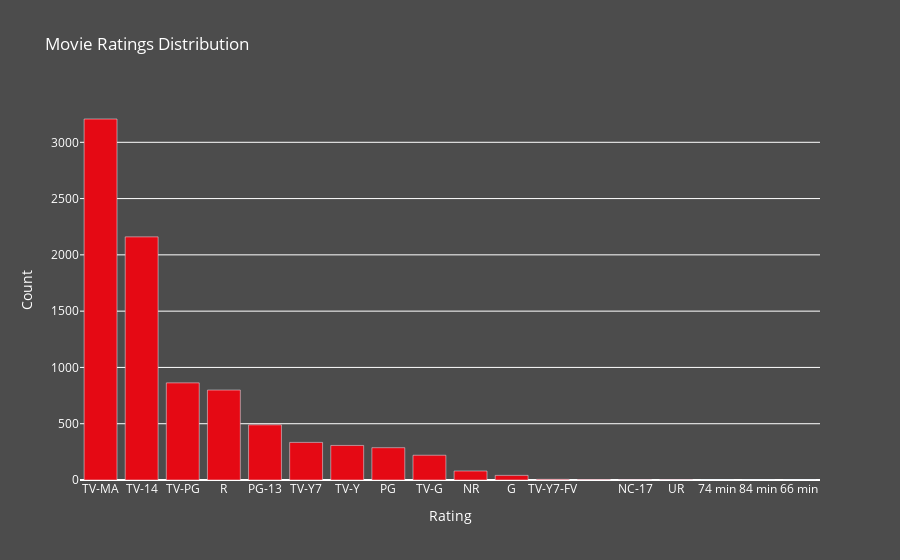

Source (notebook cell):
### Markdown cell above
#### Movies Rating Distribution

### Code cell
ratings       = list(data['rating'].value_counts().index)
rating_counts = list(data['rating'].value_counts().values)

fig = go.Figure(data=[go.Bar(
    x=ratings,
    y=rating_counts,
    marker_color='#E50914'
)])

fig.update_layout(
    title='Movie Ratings Distribution',
    xaxis_title='Rating',
    yaxis_title='Count',
    plot_bgcolor='rgba(0, 0, 0, 0)',
    paper_bgcolor='rgba(0, 0, 0, 0.7)',
    font=dict(
        color='white'
    )
)

fig.show()

### Figure 1 — Plotly figure (JSON) as saved in the notebook; plotly's stock layout.template omitted (floating-point values rounded to 4 significant figures)
{"data": [{"marker": {"color": "#E50914"}, "type": "bar", "x": ["TV-MA", "TV-14", "TV-PG", "R", "PG-13", "TV-Y7", "TV-Y", "PG", "TV-G", "NR", "G", "TV-Y7-FV", "", "NC-17", "UR", "74 min", "84 min", "66 min"], "y": [3207, 2160, 863, 799, 490, 334, 307, 287, 220, 80, 41, 6, 4, 3, 3, 1, 1, 1]}], "layout": {"font": {"color": "white"}, "paper_bgcolor": "rgba(0, 0, 0, 0.7)", "plot_bgcolor": "rgba(0, 0, 0, 0)", "title": {"text": "Movie Ratings Distribution"}, "xaxis": {"title": {"text": "Rating"}}, "yaxis": {"title": {"text": "Count"}}}}
